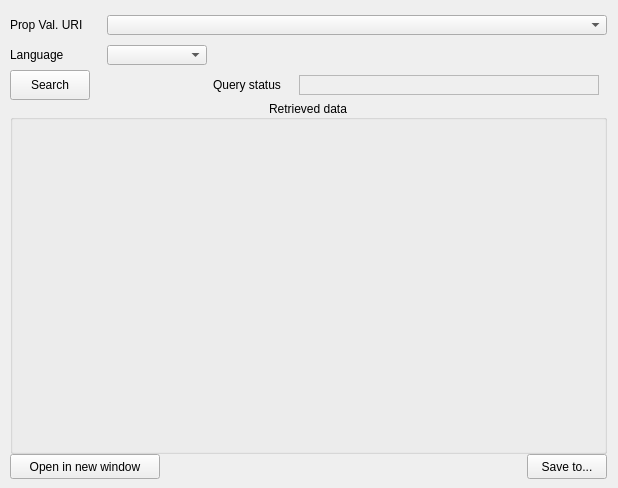
      <widget class="QWidget" name="GetPropertyValueDetails_tab">
       <attribute name="title">
        <string>Get Property Value details</string>
       </attribute>
       <widget class="QWidget" name="layoutWidget_7">
        <property name="geometry">
         <rect>
          <x>10</x>
          <y>10</y>
          <width>599</width>
          <height>469</height>
         </rect>
        </property>
        <layout class="QGridLayout" name="gridLayout_8">
         <property name="sizeConstraint">
          <enum>QLayout::SetMinimumSize</enum>
         </property>
         <property name="leftMargin">
          <number>0</number>
         </property>
         <property name="topMargin">
          <number>0</number>
         </property>
         <property name="rightMargin">
          <number>0</number>
         </property>
         <property name="bottomMargin">
          <number>0</number>
         </property>
         <property name="spacing">
          <number>0</number>
         </property>
         <item row="4" column="0" colspan="2" alignment="Qt::AlignLeft">
          <widget class="QPushButton" name="GetPropertyValueDetails_OpenInNewWindow_pushButton">
           <property name="minimumSize">
            <size>
             <width>150</width>
             <height>25</height>
            </size>
           </property>
           <property name="maximumSize">
            <size>
             <width>150</width>
             <height>25</height>
            </size>
           </property>
           <property name="text">
            <string>Open in new window</string>
           </property>
          </widget>
         </item>
         <item row="2" column="2">
          <widget class="QLabel" name="GetPropertyValueDetails_QuerryStatus_label">
           <property name="enabled">
            <bool>true</bool>
           </property>
           <property name="minimumSize">
            <size>
             <width>80</width>
             <height>30</height>
            </size>
           </property>
           <property name="maximumSize">
            <size>
             <width>80</width>
             <height>30</height>
            </size>
           </property>
           <property name="text">
            <string>Query status</string>
           </property>
          </widget>
         </item>
         <item row="1" column="1">
          <widget class="QComboBox" name="GetPropertyValueDetails_DataStructure_comboBox">
           <property name="minimumSize">
            <size>
             <width>100</width>
             <height>20</height>
            </size>
           </property>
           <property name="maximumSize">
            <size>
             <width>100</width>
             <height>20</height>
            </size>
           </property>
           <property name="maxVisibleItems">
            <number>2</number>
           </property>
           <property name="maxCount">
            <number>2</number>
           </property>
          </widget>
         </item>
         <item row="3" column="0" colspan="4">
          <widget class="QGroupBox" name="GetPropertyValueDetails_JSONViewerHolder_groupBox">
           <property name="minimumSize">
            <size>
             <width>597</width>
             <height>301</height>
            </size>
           </property>
           <property name="font">
            <font>
             <pointsize>9</pointsize>
             <bold>false</bold>
             <underline>false</underline>
            </font>
           </property>
           <property name="title">
            <string>Retrieved data</string>
           </property>
           <property name="alignment">
            <set>Qt::AlignCenter</set>
           </property>
           <layout class="QHBoxLayout" name="horizontalLayout_9">
            <item>
             <widget class="QWidget" name="GetPropertyValueDetails_JSONViewerHolder_widget" native="true">
              <property name="minimumSize">
               <size>
                <width>597</width>
                <height>301</height>
               </size>
              </property>
             </widget>
            </item>
           </layout>
          </widget>
         </item>
         <item row="1" column="0">
          <widget class="QLabel" name="GetPropertyValueDetails_DataStructure_label">
           <property name="minimumSize">
            <size>
             <width>80</width>
             <height>30</height>
            </size>
           </property>
           <property name="maximumSize">
            <size>
             <width>80</width>
             <height>30</height>
            </size>
           </property>
           <property name="text">
            <string>Language</string>
           </property>
           <property name="wordWrap">
            <bool>true</bool>
           </property>
          </widget>
         </item>
         <item row="2" column="3">
          <widget class="QLabel" name="GetPropertyValueDetails_QuerryStatusResult_label">
           <property name="minimumSize">
            <size>
             <width>300</width>
             <height>20</height>
            </size>
           </property>
           <property name="maximumSize">
            <size>
             <width>150</width>
             <height>20</height>
            </size>
           </property>
           <property name="autoFillBackground">
            <bool>false</bool>
           </property>
           <property name="styleSheet">
            <string notr="true"/>
           </property>
           <property name="frameShape">
            <enum>QFrame::StyledPanel</enum>
           </property>
           <property name="frameShadow">
            <enum>QFrame::Sunken</enum>
           </property>
           <property name="text">
            <string/>
           </property>
          </widget>
         </item>
         <item row="4" column="3" alignment="Qt::AlignRight">
          <widget class="QPushButton" name="GetPropertyValueDetails_SaveTo_pushButton">
           <property name="minimumSize">
            <size>
             <width>80</width>
             <height>25</height>
            </size>
           </property>
           <property name="maximumSize">
            <size>
             <width>80</width>
             <height>25</height>
            </size>
           </property>
           <property name="text">
            <string>Save to...</string>
           </property>
          </widget>
         </item>
         <item row="2" column="0">
          <widget class="QPushButton" name="GetPropertyValueDetails_Search_pushButton">
           <property name="minimumSize">
            <size>
             <width>80</width>
             <height>30</height>
            </size>
           </property>
           <property name="maximumSize">
            <size>
             <width>80</width>
             <height>30</height>
            </size>
           </property>
           <property name="text">
            <string>Search</string>
           </property>
          </widget>
         </item>
         <item row="0" column="0">
          <widget class="QLabel" name="GetPropertyValueDetails_DomainURI_label">
           <property name="minimumSize">
            <size>
             <width>85</width>
             <height>30</height>
            </size>
           </property>
           <property name="maximumSize">
            <size>
             <width>85</width>
             <height>30</height>
            </size>
           </property>
           <property name="text">
            <string>Prop Val. URI</string>
           </property>
          </widget>
         </item>
         <item row="0" column="1" colspan="3">
          <widget class="QComboBox" name="GetPropertyValueDetails_DomainURI_comboBox">
           <property name="minimumSize">
            <size>
             <width>500</width>
             <height>20</height>
            </size>
           </property>
           <property name="maximumSize">
            <size>
             <width>450</width>
             <height>20</height>
            </size>
           </property>
          </widget>
         </item>
        </layout>
       </widget>
      </widget>
